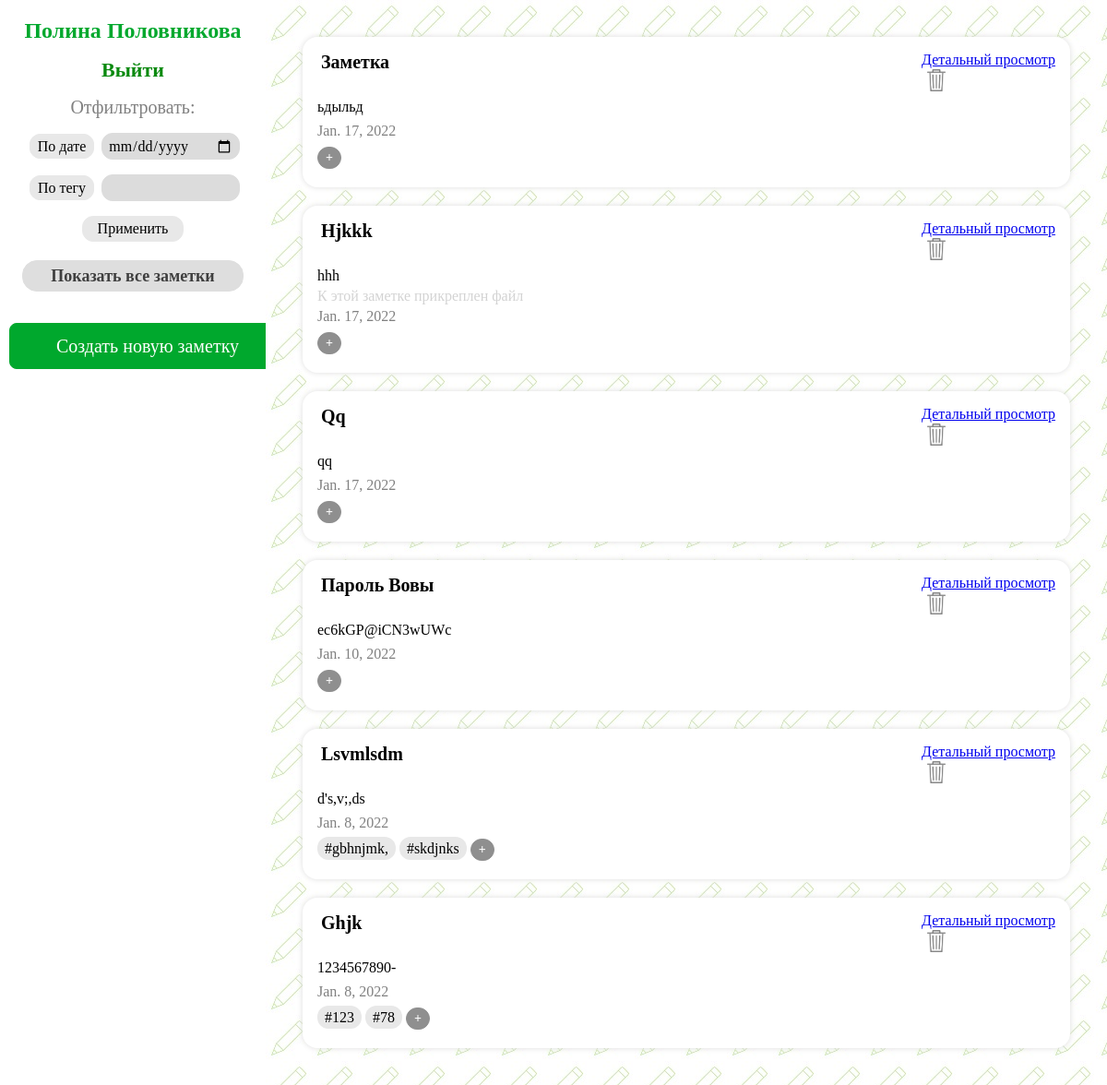
The page /evernote/main (signed in) on the database its author committed.
### evernote/models.py (models this page shows, shortened)
class Note(models.Model):
    person = models.ForeignKey(User, on_delete=models.SET_NULL, null=True)
    name = models.CharField(max_length=45, null=False)
    date = models.DateField(auto_now=True, null=False)
    text = models.TextField(null=True)
    file = models.BinaryField(editable=True, null=True, blank=True)

class NoteHasTag(models.Model):
    note = models.ForeignKey(Note, on_delete=models.CASCADE, null=False)
    tag = models.ForeignKey(Tag, on_delete=models.CASCADE, null=False)

class Tag(models.Model):
    name = models.CharField(max_length=45, null=False, unique=False)

### evernote/views.py (the view)
# urls.py: path('evernote/main', views.show_main, name='main_page'),
def show_main(request):
    if request.user.is_authenticated:
        notes = Note.objects.filter(person_id=request.user.id).order_by('-date')
        tags = Tag.objects.all()
        note_has_tag = NoteHasTag.objects.all()
        data = {'notes': notes, 'tags': tags, 'note_has_tag': note_has_tag}
        if request.method == 'POST':
            filter_form = FilterForm(request.POST)
            if filter_form.is_valid():
                if filter_form.cleaned_data['date'] is not None:
                    notes = notes.filter(date=filter_form.cleaned_data['date'])
                if filter_form.cleaned_data['tag'] != '':
                    notes = notes.filter(notehastag__tag__name=filter_form.cleaned_data['tag'])
                data['notes'] = notes
        else:
            filter_form = FilterForm()
        data['filter_form'] = filter_form
        return render(request, 'evernote/main.html', data)
    else:
        return redirect('registration_page')

### evernote/forms.py
class FilterForm(forms.Form):
    date = forms.DateField(widget=forms.DateInput(attrs={'type': 'date', 'class': 'filterForms'}), required=False,
                           label='По дате')
    tag = forms.CharField(widget=forms.TextInput(attrs={'class': 'filterForms'}), max_length=45, required=False,
                          label='По тегу')

### evernote/templates/evernote/main.html (shortened to what this page needs)
{% load static %}
<!DOCTYPE html>
<html lang="ru">
<head>
    <link rel="stylesheet" href="{% static 'evernote/css/style3.css' %}">
</head>
<body>
<div class="main">
    <div class="leftBlock">
        <div class="id">
            <p class="username">{{ user.first_name }} {{ user.last_name }}</p>
        </div>
        <div class="logoutDiv">
            <a href="{% url 'logout' %}" class="logout">Выйти</a>
        </div>
        <div class="filter">
            <div class="filter1">
                Отфильтровать:
            </div>
            <form action="{% url 'main_page' %}" method="post">
                <p><label class="filterBy"
                          for="{{ filter_form.date.id_for_label }}">{{ filter_form.date.label }}</label>
                    {{ filter_form.date }}
                </p>
                <p><label class="filterBy"
                          for="{{ filter_form.tag.id_for_label }}">{{ filter_form.tag.label }}</label>
                    {{ filter_form.tag }}
                </p>
                <button type="submit" class="filterButton">Применить</button>
            </form>
            <a href="{% url 'main_page' %}">
                <button class="allNotes">Показать все заметки</button>
            </a>
        </div>
        <div class="addNew">
            <a href="{% url 'add-note_page' %}">
                <button class="addNewNote">Создать новую заметку</button>
            </a>
        </div>
    </div>
    <div class="rightBlock">
        {% for note in notes %}
            <div class="divNote">
                <div class="noteRow">
                    <div class="noteTitle">
                        {{ note.name|capfirst }}
                    </div>
                    <div class="rightCorner">
                            <span class="showNoteSpan">
                            <a href="{% url 'show-note_page' note.pk %}" class="showNote">Детальный просмотр</a>
                            </span>
                        <div class="deleteNote1">
                            <a href="main/{{ note.pk }}">
                                <button class="deleteNote">
                                    <img src="{% static '/evernote/img/delete.png' %}">
                                </button>
                            </a>
                        </div>
                    </div>
                </div>
                <div class="noteBody">
                    {{ note.text }}
                </div>
                {% if note.file %}
                    <div class="isFile">
                        К этой заметке прикреплен файл
                    </div>
                {% endif %}
                <div class="noteDate">
                    {{ note.date }}
                </div>
                <div class="noteTags">
                    {% for tag in tags %}
                        {% for el in note_has_tag %}
                            {% if note.pk == el.note_id and tag.pk == el.tag_id %}
                                <span class="noteTag">#{{ tag.name }}</span>
                            {% endif %}
                        {% endfor %}
                    {% endfor %}
                    <a href="add-tag/{{ note.pk }}">
                        <button class=" addNewTag">+</button>
                    </a>
                </div>
            </div>
        {% endfor %}
    </div>
</div>
</body>
</html>

### evernote/static/evernote/css/style3.css (style rules this page uses)
* { box-sizing: border-box; }
body { margin: 0; }
html, body { height: 100%; }
.main { font-family: Georgia; height: 100%; display: flex; width: 100%; }
.leftBlock { display: flex; flex-direction: column; width: 24%; height: 100%; padding: 10px; background-color: white; text-align: center; }
.leftBlock .username { font-weight: bold; margin: 10px 0 16px; font-size: 24px; color: rgb(0, 168, 45); }
.leftBlock .filter1 { margin-bottom: 16px; font: 20px Georgia; color: #818181; }
.leftBlock .filterBy { font: 16px Georgia; background-color: #e8e8e8; border: 1px solid #e8e8e8; border-radius: 12px; height: 28px; width: 84px; padding: 4px 8px; margin: 0 4px 0; }
.filterForms { border-radius: 12px; border: 1px solid #dcdcdc; background-color: #dcdcdc; font: 16px Georgia; width: 150px; padding: 0 6px; height: 29px; }
.leftBlock .filterButton { font: 16px Georgia; background-color: #e8e8e8; border: 1px solid #e8e8e8; border-radius: 12px; height: 28px; width: 110px; padding: 4px 8px; margin: 0 4px 0; }
.deleteNote img { height: 24px; width: 20px; }
.deleteNote { border: none; background-color: white; }
.leftBlock .filter { margin-bottom: 24px; }
.leftBlock .addNewNote { width: 300px; height: 50px; border: 1px solid rgb(0, 168, 45); background-color: rgb(0, 168, 45); border-radius: 8px; font: 20px Georgia; color: white; }
.leftBlock .logoutDiv { margin-bottom: 16px; }
.leftBlock .logout { font: bold 22px Georgia; text-decoration: none; color: #09890e; }
.allNotes { margin-top: 20px; margin-bottom: 10px; border: 1px solid #dedede; width: 240px; height: 34px; color: #3f3f3f; font: bold 18px Georgia; border-radius: 16px; background-color: #dedede; }
.rightBlock { overflow-y: auto; padding: 20px; width: 76%; background-image: url(/static/evernote/img/pencil.jpg); }
.divNote { font: 16px Georgia; padding: 16px; background-color: white; border-radius: 16px; margin: 20px 20px; box-shadow: 0 0 6px #dedede; }
.noteTitle { font-size: 20px; font-weight: bold; padding: 0 0 8px 4px; }
.noteBody { padding: 4px 0; text-align: justify; }
.isFile { color: lightgray; font-family: Georgia; }
.noteDate { padding: 4px 0; color: gray; }
.noteTags { padding: 4px 0; }
.noteRow { display: flex; justify-content: space-between; }
.noteTag { background-color: #e8e8e8; border-radius: 12px; padding: 4px 8px; }
.addNewTag { border: 1px solid rgb(143, 143, 143); background-color: rgb(143, 143, 143); border-radius: 12px; font: bold 14px Georgia; color: white; height: 24px; padding: 2px 8px; }

### rows shown on the page
Note: name "Заметка", text "ьдыльд", date "Jan. 17, 2022"
Note: name "Hjkkk", text "hhh", shows "К этой заметке прикреплен файл", date "Jan. 17, 2022"
Note: name "Qq", text "qq", date "Jan. 17, 2022"
Note: name "Пароль Вовы", text "ec6kGP@iCN3wUWc", date "Jan. 10, 2022"
Note: name "Lsvmlsdm", text "d's,v;,ds", date "Jan. 8, 2022"
Tag: name "gbhnjmk,"
Tag: name "skdjnks"
Note: name "Ghjk", text "1234567890-", date "Jan. 8, 2022"
Tag: name "123"
Tag: name "78"

### other values the page prints
{{ user.first_name }} "Полина"
{{ user.last_name }} "Половникова"
{{ filter_form.date.label }} "По дате"
{{ filter_form.tag.label }} "По тегу"
